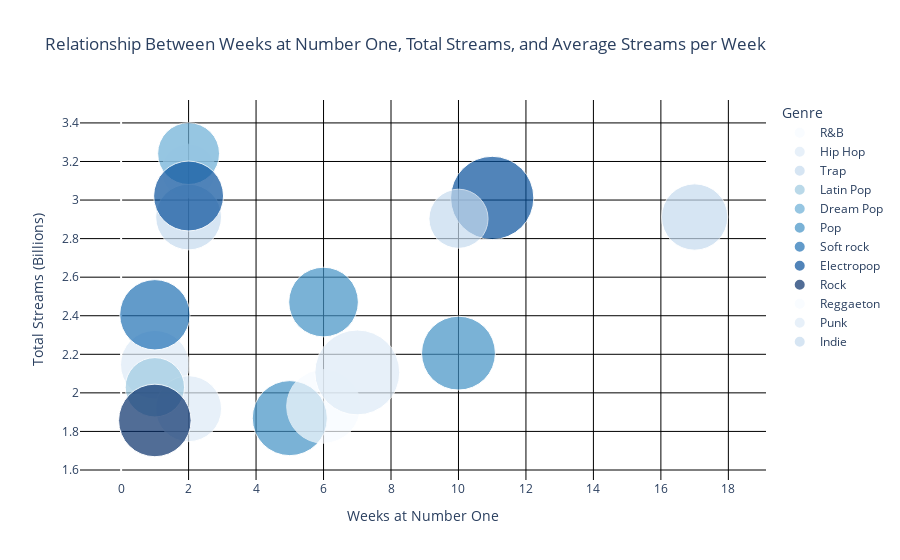

Source (notebook cell):
### Markdown cell above
# Finally, which songs are the most popular?

### Code cell
# Create scatter plot looking at streams, weeks at number one, and average streams per week
fig = px.scatter(merged_df, 
                 x="Weeks", 
                 y="Streams(billions)", 
                 size="Avs.", 
                 title="Relationship Between Weeks at Number One, Total Streams, and Average Streams per Week",
                 color="Genre",
                 hover_name="Song", 
                 size_max=60, 
                 color_discrete_sequence=px.colors.sequential.Blues)

fig.update_layout(
    plot_bgcolor='white', 
    xaxis=dict(showgrid=True, gridcolor='black', title="Weeks at Number One", dtick=2), 
    yaxis=dict(showgrid=True, gridcolor='black', title="Total Streams (Billions)", dtick=0.2),  
)

fig.show()

### Figure 1 — Plotly figure (JSON) as saved in the notebook; plotly's stock layout.template omitted (floating-point values rounded to 4 significant figures)
{"data": [{"hovertemplate": "<b>%{hovertext}</b><br><br>Genre=R&B<br>Weeks=%{x}<br>Streams(billions)=%{y}<br>Avs.=%{marker.size}<extra></extra>", "hovertext": ["Starboy"], "legendgroup": "R&B", "marker": {"color": "rgb(247,251,255)", "size": [25.5], "sizemode": "area", "sizeref": 0.01756, "symbol": "circle"}, "mode": "markers", "name": "R&B", "orientation": "v", "showlegend": true, "type": "scatter", "x": [2], "xaxis": "x", "y": [3.15], "yaxis": "y"}, {"hovertemplate": "<b>%{hovertext}</b><br><br>Genre=Hip Hop<br>Weeks=%{x}<br>Streams(billions)=%{y}<br>Avs.=%{marker.size}<extra></extra>", "hovertext": ["Humble", "Better Now"], "legendgroup": "Hip Hop", "marker": {"color": "rgb(222,235,247)", "size": [41.4, 38.2], "sizemode": "area", "sizeref": 0.01756, "symbol": "circle"}, "mode": "markers", "name": "Hip Hop", "orientation": "v", "showlegend": true, "type": "scatter", "x": [1, 2], "xaxis": "x", "y": [2.146, 1.918], "yaxis": "y"}, {"hovertemplate": "<b>%{hovertext}</b><br><br>Genre=Trap<br>Weeks=%{x}<br>Streams(billions)=%{y}<br>Avs.=%{marker.size}<extra></extra>", "hovertext": ["Rockstar", "Rockstar"], "legendgroup": "Trap", "marker": {"color": "rgb(198,219,239)", "size": [38.6, 38], "sizemode": "area", "sizeref": 0.01756, "symbol": "circle"}, "mode": "markers", "name": "Trap", "orientation": "v", "showlegend": true, "type": "scatter", "x": [17, 2], "xaxis": "x", "y": [2.912, 2.912], "yaxis": "y"}, {"hovertemplate": "<b>%{hovertext}</b><br><br>Genre=Latin Pop<br>Weeks=%{x}<br>Streams(billions)=%{y}<br>Avs.=%{marker.size}<extra></extra>", "hovertext": ["Havana"], "legendgroup": "Latin Pop", "marker": {"color": "rgb(158,202,225)", "size": [30.9], "sizemode": "area", "sizeref": 0.01756, "symbol": "circle"}, "mode": "markers", "name": "Latin Pop", "orientation": "v", "showlegend": true, "type": "scatter", "x": [1], "xaxis": "x", "y": [2.029], "yaxis": "y"}, {"hovertemplate": "<b>%{hovertext}</b><br><br>Genre=Dream Pop<br>Weeks=%{x}<br>Streams(billions)=%{y}<br>Avs.=%{marker.size}<extra></extra>", "hovertext": ["Sunflower"], "legendgroup": "Dream Pop", "marker": {"color": "rgb(107,174,214)", "size": [33.6], "sizemode": "area", "sizeref": 0.01756, "symbol": "circle"}, "mode": "markers", "name": "Dream Pop", "orientation": "v", "showlegend": true, "type": "scatter", "x": [2], "xaxis": "x", "y": [3.241], "yaxis": "y"}, {"hovertemplate": "<b>%{hovertext}</b><br><br>Genre=Pop<br>Weeks=%{x}<br>Streams(billions)=%{y}<br>Avs.=%{marker.size}<extra></extra>", "hovertext": ["7 Rings", "Bad Guy", "Montero (Call Me by Your Name)"], "legendgroup": "Pop", "marker": {"color": "rgb(66,146,198)", "size": [47.9, 42.6, 49.4], "sizemode": "area", "sizeref": 0.01756, "symbol": "circle"}, "mode": "markers", "name": "Pop", "orientation": "v", "showlegend": true, "type": "scatter", "x": [10, 6, 5], "xaxis": "x", "y": [2.206, 2.471, 1.869], "yaxis": "y"}, {"hovertemplate": "<b>%{hovertext}</b><br><br>Genre=Soft rock<br>Weeks=%{x}<br>Streams(billions)=%{y}<br>Avs.=%{marker.size}<extra></extra>", "hovertext": ["Circles"], "legendgroup": "Soft rock", "marker": {"color": "rgb(33,113,181)", "size": [43.4], "sizemode": "area", "sizeref": 0.01756, "symbol": "circle"}, "mode": "markers", "name": "Soft rock", "orientation": "v", "showlegend": true, "type": "scatter", "x": [1], "xaxis": "x", "y": [2.405], "yaxis": "y"}, {"hovertemplate": "<b>%{hovertext}</b><br><br>Genre=Electropop<br>Weeks=%{x}<br>Streams(billions)=%{y}<br>Avs.=%{marker.size}<extra></extra>", "hovertext": ["Dance Monkey", "Stay"], "legendgroup": "Electropop", "marker": {"color": "rgb(8,81,156)", "size": [42.9, 60.8], "sizemode": "area", "sizeref": 0.01756, "symbol": "circle"}, "mode": "markers", "name": "Electropop", "orientation": "v", "showlegend": true, "type": "scatter", "x": [2, 11], "xaxis": "x", "y": [3.021, 3.011], "yaxis": "y"}, {"hovertemplate": "<b>%{hovertext}</b><br><br>Genre=Rock<br>Weeks=%{x}<br>Streams(billions)=%{y}<br>Avs.=%{marker.size}<extra></extra>", "hovertext": ["The Box"], "legendgroup": "Rock", "marker": {"color": "rgb(8,48,107)", "size": [46.2], "sizemode": "area", "sizeref": 0.01756, "symbol": "circle"}, "mode": "markers", "name": "Rock", "orientation": "v", "showlegend": true, "type": "scatter", "x": [1], "xaxis": "x", "y": [1.857], "yaxis": "y"}, {"hovertemplate": "<b>%{hovertext}</b><br><br>Genre=Reggaeton<br>Weeks=%{x}<br>Streams(billions)=%{y}<br>Avs.=%{marker.size}<extra></extra>", "hovertext": ["Dakiti"], "legendgroup": "Reggaeton", "marker": {"color": "rgb(247,251,255)", "size": [47.7], "sizemode": "area", "sizeref": 0.01756, "symbol": "circle"}, "mode": "markers", "name": "Reggaeton", "orientation": "v", "showlegend": true, "type": "scatter", "x": [6], "xaxis": "x", "y": [1.93], "yaxis": "y"}, {"hovertemplate": "<b>%{hovertext}</b><br><br>Genre=Punk<br>Weeks=%{x}<br>Streams(billions)=%{y}<br>Avs.=%{marker.size}<extra></extra>", "hovertext": ["Good 4 U"], "legendgroup": "Punk", "marker": {"color": "rgb(222,235,247)", "size": [63.2], "sizemode": "area", "sizeref": 0.01756, "symbol": "circle"}, "mode": "markers", "name": "Punk", "orientation": "v", "showlegend": true, "type": "scatter", "x": [7], "xaxis": "x", "y": [2.106], "yaxis": "y"}, {"hovertemplate": "<b>%{hovertext}</b><br><br>Genre=Indie<br>Weeks=%{x}<br>Streams(billions)=%{y}<br>Avs.=%{marker.size}<extra></extra>", "hovertext": ["Heat Waves"], "legendgroup": "Indie", "marker": {"color": "rgb(198,219,239)", "size": [30.7], "sizemode": "area", "sizeref": 0.01756, "symbol": "circle"}, "mode": "markers", "name": "Indie", "orientation": "v", "showlegend": true, "type": "scatter", "x": [10], "xaxis": "x", "y": [2.903], "yaxis": "y"}], "layout": {"legend": {"itemsizing": "constant", "title": {"text": "Genre"}, "tracegroupgap": 0}, "plot_bgcolor": "white", "title": {"text": "Relationship Between Weeks at Number One, Total Streams, and Average Streams per Week"}, "xaxis": {"anchor": "y", "domain": [0, 1], "dtick": 2, "gridcolor": "black", "showgrid": true, "title": {"text": "Weeks at Number One"}}, "yaxis": {"anchor": "x", "domain": [0, 1], "dtick": 0.2, "gridcolor": "black", "showgrid": true, "title": {"text": "Total Streams (Billions)"}}}}
